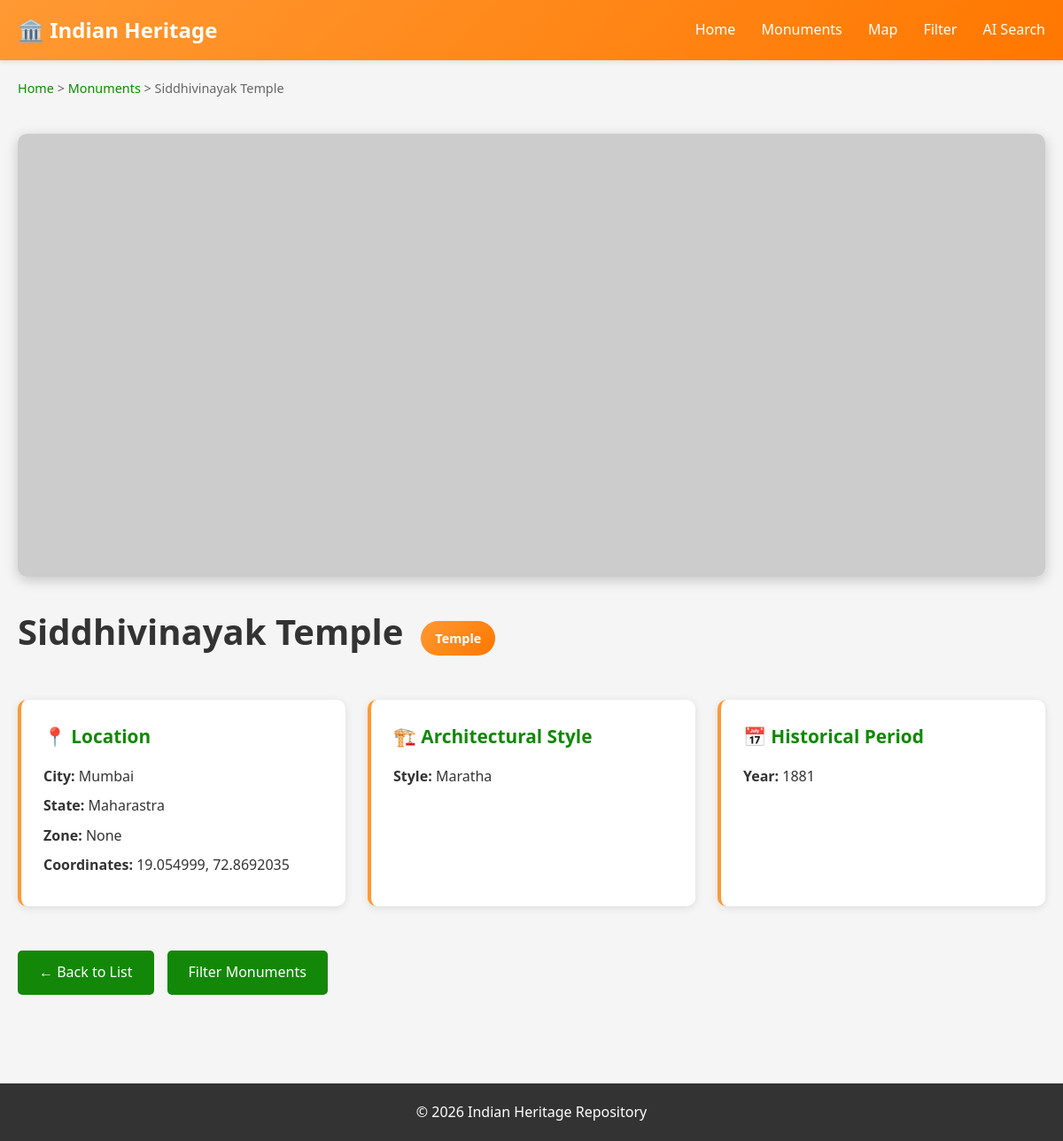
Screenshot of /monument/1/ with the database file from the repository.
### monuments/models.py (models this page shows, shortened)
class Monument(models.Model):
    monument_id = models.AutoField(primary_key=True)
    name = models.TextField()
    monument_type = models.TextField(null=True, blank=True)
    zone = models.TextField(null=True, blank=True)
    year = models.TextField(null=True, blank=True)
    location = models.ForeignKey(
        Location,
        on_delete=models.CASCADE,
        related_name="monuments",
        null=True,
        blank = True
    )
    style = models.ForeignKey(
        ArchitecturalStyle,
        on_delete=models.SET_NULL,
        null=True,
        related_name="monuments"
    )
    period = models.ForeignKey(
        Period,
        on_delete=models.SET_NULL,
        null=True,
        related_name="monuments"
    )
    class Meta:
        db_table = "monument"

class Location(models.Model):
    location_id = models.AutoField(primary_key=True)
    city = models.TextField()
    state = models.TextField()
    latitude = models.FloatField()
    longitude = models.FloatField()
    zone = models.TextField(null=True, blank=True)
    class Meta:
        db_table = "location"
        unique_together = ("city", "state")

class ArchitecturalStyle(models.Model):
    style_id = models.AutoField(primary_key=True)
    name = models.TextField(unique=True)
    monument_type = models.TextField(null=True, blank=True)
    class Meta:
        db_table = "architectural_style"

### monuments/views.py (the view)
# urls.py: path('monument/<int:monument_id>/', monument_detail, name='monument_detail'),
def monument_detail(request, monument_id):
    monument = get_object_or_404(
        Monument.objects.select_related('location', 'style', 'period'),
        monument_id=monument_id
    )
    mongo_data = None
    mongo_error = False
    try:
        client = MongoClient(
            settings.MONGODB_URI,
            serverSelectionTimeoutMS=5000  # 5 second timeout
        )
        client.admin.command('ping')
        db = client[settings.MONGODB_DB_NAME]
        collection = db[settings.MONGODB_COLLECTION]
        mongo_data = collection.find_one({'monument_id': monument_id})
        client.close()
    except (ConnectionFailure, ServerSelectionTimeoutError) as e:
        mongo_error = True
        print(f"MongoDB Atlas connection error: {e}")
    except Exception as e:
        mongo_error = True
        print(f"Error fetching MongoDB data: {e}")
    placeholder_image = "https://via.placeholder.com/800x400/FF9933/FFFFFF?text=No+Image+Available"
    context = {
        'monument': monument,
        'mongo_data': mongo_data,
        'mongo_error': mongo_error,
        'placeholder_image': placeholder_image,
    }
    return render(request, 'monument_detail.html', context)

### monuments/templates/monument_detail.html (shortened to what this page needs)
{% load static %}
<!DOCTYPE html>
<html lang="en">
<head>
    <link rel="stylesheet" href="{% static 'css/base.css' %}">
    <link rel="stylesheet" href="{% static 'css/monument_detail.css' %}">
</head>
<body>
    <nav class="main-nav">
        <div class="nav-container">
            <a href="{% url 'home' %}" class="nav-brand">🏛️ Indian Heritage</a>
            <div class="nav-links">
                <a href="{% url 'home' %}">Home</a>
                <a href="{% url 'monument_list' %}">Monuments</a>
                <a href="{% url 'monuments_map' %}">Map</a>
                <a href="{% url 'filter_monuments' %}">Filter</a>
                <a href="{% url 'nlp_search' %}">AI Search</a>
            </div>
        </div>
    </nav>
    <div class="breadcrumb">
        <a href="{% url 'home' %}">Home</a> &gt;
        <a href="{% url 'monument_list' %}">Monuments</a> &gt;
        <span>{{ monument.name }}</span>
    </div>
    <div class="container">
        <div class="monument-hero">
            {% if mongo_data and mongo_data.image_url %}
            <img src="{{ mongo_data.image_url }}" alt="{{ monument.name }}" class="monument-image">
            {% else %}
            <img src="{{ placeholder_image }}" alt="No image available" class="monument-image placeholder">
            {% endif %}
        </div>
        <div class="monument-header">
            <h1>{{ monument.name }}</h1>
            {% if monument.monument_type %}
            <span class="monument-type-badge">{{ monument.monument_type }}</span>
            {% endif %}
        </div>
        <div class="info-grid">
            <div class="info-card">
                <h3>📍 Location</h3>
                <p><strong>City:</strong> {{ monument.location.city }}</p>
                <p><strong>State:</strong> {{ monument.location.state }}</p>
                <p><strong>Zone:</strong> {{ monument.location.zone }}</p>
                {% if monument.location.latitude and monument.location.longitude %}
                <p><strong>Coordinates:</strong> {{ monument.location.latitude }}, {{ monument.location.longitude }}</p>
                {% endif %}
            </div>
            {% if monument.style %}
            <div class="info-card">
                <h3>🏗️ Architectural Style</h3>
                <p><strong>Style:</strong> {{ monument.style.name }}</p>
            </div>
            {% endif %}
            {% if monument.period %}
            <div class="info-card">
                <h3>📅 Historical Period</h3>
                {% if monument.year %}
                <p><strong>Year:</strong> {{ monument.year }}</p>
                {% endif %}
            </div>
            {% endif %}
        </div>
        <div class="back-navigation">
            <a href="{% url 'monument_list' %}" class="btn btn-secondary">← Back to List</a>
            <a href="{% url 'filter_monuments' %}" class="btn btn-secondary">Filter Monuments</a>
        </div>
    </div>
    <footer>
        <p>&copy; 2026 Indian Heritage Repository</p>
    </footer>
</body>
</html>

### monuments/static/css/base.css (style rules this page uses)
* { margin: 0; padding: 0; box-sizing: border-box; }
:root { --saffron: #FF9933; --white: #FFFFFF; --green: #138808; --dark-gray: #333333; --light-gray: #F5F5F5; --border-gray: #DDDDDD; --navy-blue: #000080; }
body { font-family: 'Segoe UI', Tahoma, Geneva, Verdana, sans-serif; line-height: 1.6; color: var(--dark-gray); background-color: var(--light-gray); }
.container { max-width: 1200px; margin: 0 auto; padding: 20px; }
h1, h2, h3 { color: var(--dark-gray); margin-bottom: 15px; }
h1 { font-size: 2.5rem; }
h3 { font-size: 1.3rem; }
a { color: var(--green); text-decoration: none; transition: color 0.3s ease; }
.main-nav { background: linear-gradient(135deg, var(--saffron), #FF7700); padding: 15px 0; box-shadow: 0 2px 5px rgba(0, 0, 0, 0.1); position: sticky; top: 0; z-index: 1000; }
.nav-container { max-width: 1200px; margin: 0 auto; padding: 0 20px; display: flex; justify-content: space-between; align-items: center; }
.nav-brand { font-size: 1.5rem; font-weight: bold; color: var(--white); }
.nav-links a { color: var(--white); margin-left: 25px; font-weight: 500; transition: opacity 0.3s ease; }
.breadcrumb { max-width: 1200px; margin: 20px auto; padding: 0 20px; font-size: 0.9rem; color: #666; }
.breadcrumb a { color: var(--green); }
.btn { display: inline-block; padding: 12px 24px; border: none; border-radius: 5px; font-size: 1rem; cursor: pointer; transition: all 0.3s ease; text-decoration: none; }
.btn-secondary { background-color: var(--green); color: var(--white); }
footer { background-color: var(--dark-gray); color: var(--white); text-align: center; padding: 20px; margin-top: 50px; }

### monuments/static/css/monument_detail.css (style rules this page uses)
.monument-hero { width: 100%; max-height: 500px; overflow: hidden; border-radius: 10px; margin-bottom: 30px; box-shadow: 0 4px 15px rgba(0,0,0,0.2); }
.monument-image { width: 100%; height: auto; display: block; object-fit: cover; }
.monument-image.placeholder { background-color: var(--light-gray); }
.monument-header { margin-bottom: 30px; display: flex; align-items: center; gap: 20px; flex-wrap: wrap; }
.monument-type-badge { background: linear-gradient(135deg, var(--saffron), #FF7700); color: var(--white); padding: 8px 16px; border-radius: 20px; font-size: 0.9rem; font-weight: 600; }
.info-grid { display: grid; grid-template-columns: repeat(auto-fit, minmax(300px, 1fr)); gap: 25px; margin: 30px 0; }
.info-card { background: var(--white); padding: 25px; border-radius: 10px; box-shadow: 0 2px 10px rgba(0,0,0,0.1); border-left: 4px solid var(--saffron); }
.info-card h3 { color: var(--green); margin-bottom: 15px; }
.info-card p { margin-bottom: 8px; }
.back-navigation { display: flex; gap: 15px; margin: 50px 0 30px 0; flex-wrap: wrap; }

### rows the page displays
Monument: name "Siddhivinayak Temple", monument_type "Temple", location.city "Mumbai", location.state "Maharastra", location.zone "None", location.latitude "19.054999", location.longitude "72.8692035", style.name "Maratha", year "1881"
